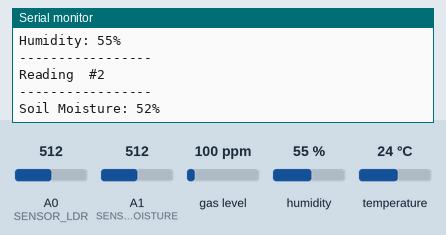
Recording of a program running on a simulated Arduino Pro Mini, built with avr-gcc and run on an emulated ATmega328P. Shown: the last lines printed to the serial monitor. Inputs (shaded band) come from the test bench; at power-on: gas level 100 ppm, humidity 55 %, A0 (SENSOR_LDR) = 512, A1 (SENSOR_MOISTURE) = 512, temperature 24 °C. The modem accepts every AT command (registered, SIM ready, sends succeed) and sends nothing else.

Above: at 1.2 s.
1.3 s: gas level set to 20 ppm
At 6.8 s:
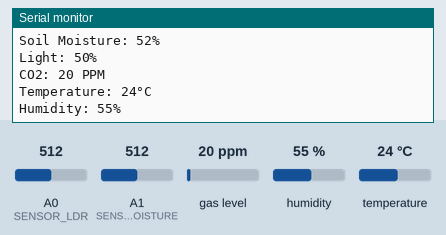
8.5 s: humidity set to 22 %
At 9.9 s:
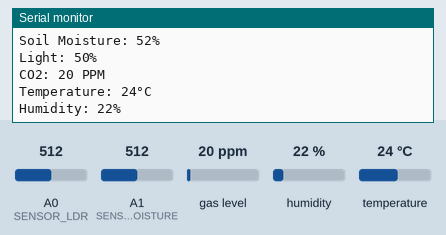
10.0 s: A0 (SENSOR_LDR) set to 716
11.5 s: A1 (SENSOR_MOISTURE) set to 716
13.0 s: temperature set to 12 °C
At 13.0 s:
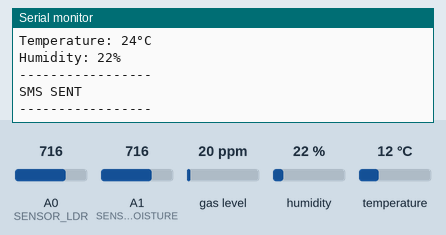
14.5 s: gas level set to 250 ppm
At 15.8 s:
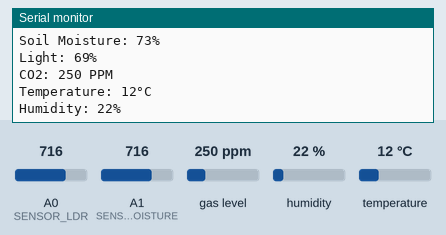
Timing chart, 0 to 17.0 s (numbered marks = the images above; inputs shaded):
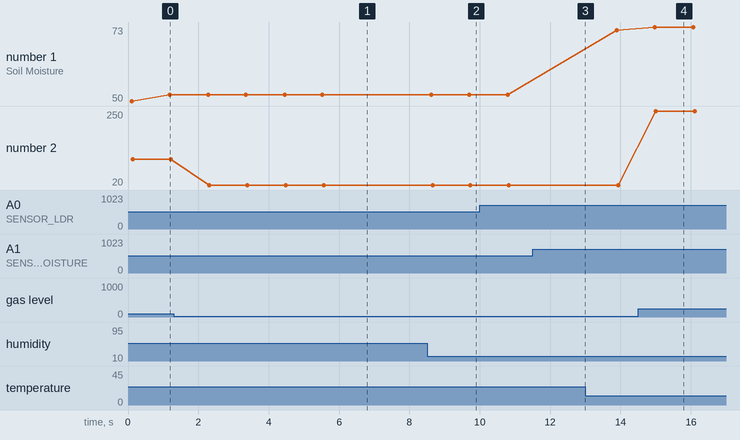

The program:

main.cpp
```cpp
#include <Arduino.h>
#include <SoftwareSerial.h>
#include <MQUnifiedsensor.h>
#include <Adafruit_Sensor.h>
#include <DHT.h>

//  Pinout Definitions
#define SENSOR_LDR            A0   // Analog Pin 2
#define SENSOR_MOISTURE       A1   // Analog Pin 2
#define SENSOR_MQ135          A2   // Analog Pin 2
#define SENSOR_DHT11          2   // Digital Pin 2
#define SIM900_TX             7
#define SIM900_RX             8

//  MQ135 Library Definitions
#define VOLTAGE_RESOLUTION    5
#define ADC_BIT_RESOLUTION    10
#define RATIO_MQ135           3.6
#define TYPE                  "MQ-135"
#define BOARD                 "Arduino Pro Mini"

//  DHT11 Library Definitions
#define DHTTYPE               DHT11

//  Device Specific
#define RECEIVER_NUMBER       "+639085401095"
#define DEVICE_NUMBER         "+639192860545"
#define SEND_SMS_INTERVAL     5000
#define NUM_READINGS          20

MQUnifiedsensor MQ135(BOARD, VOLTAGE_RESOLUTION, ADC_BIT_RESOLUTION, SENSOR_MQ135, TYPE);
SoftwareSerial SIM900(SIM900_TX, SIM900_RX);
DHT dht(SENSOR_DHT11, DHTTYPE);

int temp, hum, light, moist, co2, moist_ave;
int n_reading = 1;
long previousTime = 0;

void printData(){
  Serial.println();
  Serial.println("-----------------");
  Serial.print("Reading  #");
  Serial.println(n_reading);
  Serial.println("-----------------");

  Serial.print("Soil Moisture: ");
  Serial.print(moist);
  Serial.println('%');

  Serial.print("Light: ");
  Serial.print(light);
  Serial.println('%');

  Serial.print("CO2: ");
  Serial.print(co2);
  Serial.println(" PPM");

  Serial.print("Temperature: ");
  Serial.print(temp);
  Serial.println("°C");

  Serial.print("Humidity: ");
  Serial.print(hum);
  Serial.println('%');
}

void sendSMS(){
  SIM900.println("AT+CMGF=1\r");
  delay(100);
  SIM900.print("AT+CMGS=\"");
  SIM900.print(RECEIVER_NUMBER);
  SIM900.println("\"");
  delay(100);

  SIM900.print("The device has collected new set of readings.\n");
  SIM900.print("Reading #");
  SIM900.print(n_reading);
  SIM900.print("\nSoil Moisture: ");
  SIM900.print(moist);
  SIM900.print("%\nLight: ");
  SIM900.print(light);
  SIM900.print("%\nCO2: ");
  SIM900.print(co2);
  SIM900.print(" PPM\nTemperature: ");
  SIM900.print(temp);
  SIM900.print("°C\nHumidity: ");
  SIM900.print(hum);
  SIM900.print("%\nHumidity: ");

  SIM900.print("\n\n - PlantMo");
  delay(100);
  SIM900.write((char)26);
  SIM900.println();
  delay(1500);
}

boolean isTime(long interval){
   unsigned long now = millis();
   if(now - (unsigned)previousTime > (unsigned)interval){
      previousTime = now;
      return 1;
   }

   else{
      return 0;
   }
}

void setup() {
  Serial.begin(9600);
  SIM900.begin(9600);
  dht.begin();

  MQ135.setRegressionMethod(1);
  MQ135.setA(110.47); MQ135.setB(-2.862);
  MQ135.init();

  Serial.print("Calibrating sensors please wait.");
  float calcR0 = 0;
  for(int i = 1; i<=10; i ++)
  {
    MQ135.update();
    calcR0 += MQ135.calibrate(RATIO_MQ135);
    Serial.print(".");
  }
  MQ135.setR0(calcR0/10);
  Serial.println("  done!");
  SIM900.println("AT\r");
}

void loop() {
  MQ135.update();

  for(uint8_t j = 0; j < NUM_READINGS; j++){
    moist_ave += analogRead(SENSOR_MOISTURE);
  }

  moist_ave /= NUM_READINGS;

  co2 = (int)MQ135.readSensor();
  temp = (int)dht.readTemperature();
  hum = (int)dht.readHumidity();
  light = map(analogRead(SENSOR_LDR), 0, 1023, 0, 100);
  moist = map(moist_ave, 0, 1023, 0, 100);

  printData();

  if(isTime(SEND_SMS_INTERVAL)){
    sendSMS();
    Serial.println();
    Serial.println("-----------------");
    Serial.println("SMS SENT");
    Serial.println("-----------------");
    Serial.println();
  }

  n_reading += 1;
  delay(1000);
}
```

Measured:
- after the input at 1.3 s, the serial monitor: prints a new line after 1.0 s (image 1)
- after the input at 8.5 s, the serial monitor: prints a new line after 0.19 s (image 2)
- after the input at 14.5 s, the serial monitor: prints a new line after 0.51 s (image 4)
- plotted number 2: 100 → 20 after the input at 1.3 s, 20 → 250 after the input at 14.5 s
